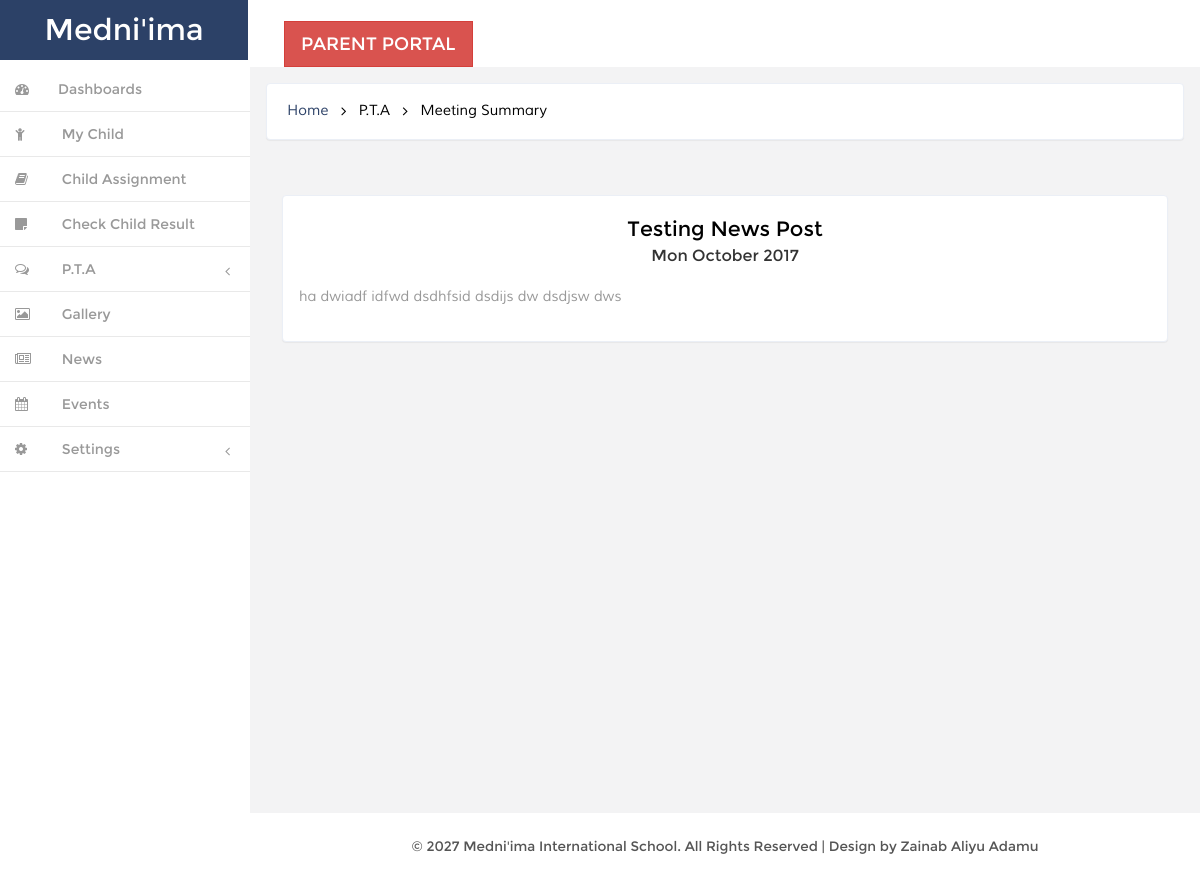
Screenshot of /parent/pta-news-details.php?nid=2 (signed in) with the database file from the repository.
### tables this page shows
CREATE TABLE IF NOT EXISTS `tblptanews` (
  `id` int(11) NOT NULL,
  `title` varchar(250) NOT NULL,
  `content` text NOT NULL,
  `image` text NOT NULL,
  `date` datetime NOT NULL,
  `last_update` timestamp NOT NULL DEFAULT CURRENT_TIMESTAMP ON UPDATE CURRENT_TIMESTAMP
);

### controller/header.php (called while the page is built, shortened)
<?php
require_once __DIR__ . '/config.php';
if(($db=="" || $db->connect_error))
{
    header("Location: /installation/");
}
else{
include __DIR__ . '/func.php';
$iSMartFUN = new Ismart_Controller($db);
}
?>

### controller/func.php (called while the page is built, shortened)
<?php
class Ismart_Controller {
	var $db;
	function __construct($db){
		$this->db = $db;
            	}
public function getTRows($table,$conditions = array()){
		$sql = 'SELECT ';
		$sql .= array_key_exists("select",$conditions)?$conditions['select']:'*';
		$sql .= ' FROM '.$table;
		if(array_key_exists("where",$conditions)){
			$sql .= ' WHERE ';
			$i = 0;
			foreach($conditions['where'] as $key => $value){
				$pre = ($i > 0)?' AND ':'';
				$sql .= $pre.$key." = '".$value."'";
				$i++;
			}
		}
		$result = $this->db->query($sql);
		if(array_key_exists("return_type",$conditions) && $conditions['return_type'] != 'all'){
			switch($conditions['return_type']){
				case 'single':
					$data = $result->fetch_object();
					break;
			}
		}else{
			if($result->num_rows > 0){
				while($row = $result->fetch_object()){
					$data[] = $row;
				}
			}
		}
		return !empty($data)?$data:false;
	}
}
?>

### parent/pta-news-details.php (the view, shortened to what this page needs)
<?php
include ("engine/header.php");
include ("engine/tophead.php");
$nid=intval($_GET['nid']);
$get_new_condition['where'] = array('id' =>$nid);
$get_new_condition['return_type'] = 'single';
$result = $iSMartFUN->getTRows("tblptanews",$get_new_condition);
if($result)
{
?>
		    <div class="banner">
		    	<h2>
			<a href="index.php">Home</a>
			<i class="fa fa-angle-right"></i>
				<span>P.T.A</span>
                <i class="fa fa-angle-right"></i>
                <span>Meeting Summary</span>
				</h2>
		    </div>
 	 <br>
    <div class="blank">
       <div class="asked">
       <div class="questions">
				<h5 class="text-center"><?php echo htmlentities(ucwords($result->title));?></h5>
	        	<div class="text-center"><?php echo htmlentities(date('D F Y',strtotime($result->date)));?></div>
                <p><?php echo htmlentities($result->content);?></p>
	        </div>
        </div>
        </div>
   <?php include("design/footer.html");}else{
	$login_url=''.SITE_URL.'error';
    header("Location: $login_url");
   }?>

### res/css/style.css (style rules this page uses)
h4, h5, h6, h1, h2, h3 { margin: 0; }
ul, ol { margin: 0;padding: 0; }
p { margin: 0; }
html, body { font-family:'Montserrat-Regular'; font-size: 100%; background:#F3F3F4; overflow-x: hidden; }
body a { transition:0.5s all; -webkit-transition:0.5s all; -moz-transition:0.5s all; -o-transition:0.5s all; -ms-transition:0.5s all; }
div#wrapper { background-color: #fff; }
.navbar-default.sidebar { background-color: #fff; }
h1 a.navbar-brand { color: #fff !important; font-size: 30px; font-weight: 500; padding: 20px 0px; background: #2c4167; text-align: center; width:248px; height: 60px; }
i.nav_icon { color: #fff; margin-right:6px; }
.sidebar ul li a { color: #999; font-size:14px; }
.hvr-bounce-to-right { display: inline-block; vertical-align: middle; -webkit-transform: translateZ(0); transform: translateZ(0); box-shadow: 0 0 1px rgba(0, 0, 0, 0); -webkit-backface-visibility: hidden; backface-visibility: hidden; -moz-osx-font-smoothing: grayscale; position: relative; -webkit-transition-property: color; transition-property: color; -webkit-transition-duration: 0.5s; transition-duration: 0.5s; }
.hvr-bounce-to-right:before { content: ""; position: absolute; z-index: -1; top: 0; left: 0; right: 80%; bottom: 0; background:#7f8c8d; -webkit-transform: scaleX(0); transform: scaleX(0); -webkit-transform-origin: 0 50%; transform-origin: 0 50%; -webkit-transition-property: transform; transition-property: transform; -webkit-transition-duration: 0.5s; transition-duration: 0.5s; -webkit-transition-timing-function: ease-out; transition-timing-function: ease-out; }
.nav > li > a { color: #999; font-weight:500; padding: 0px 20px 0px 0px; font-size: 0.85em; border-bottom: 1px solid #E9E9E9; }
.nav > li > a i { margin-right: 14px; }
i.nav_icon { color: #999; padding: 15px; width: 44px; height: 44px; }
span.fa.arrow { margin-top: 17px; }
@media (min-width: 768px) { #page-wrapper { position: inherit; margin: 0 0 0 240px; min-height: 1000px; } }
.content-main { background-color: #F3F3F4; padding-top: 1em; }
.full-top { float:left; }
.border-bottom { background-color: #fff; }
.full-left { float: left; width: 40%; margin-left: 3%; margin-top: 1.3em; }
.banner { background: #fff; display: block; margin: 0em 1em ; padding:1em; border: 1px solid #ebeff6; border-color: #ebeff6; border-radius: 4px; -webkit-border-radius: 4px; -o-border-radius: 4px; -moz-border-radius: 4px; -ms-border-radius: 4px; -webkit-box-shadow: 0 1px 1px rgba(0,0,0,.05); box-shadow: 0 1px 1px rgba(0,0,0,.05); }
.banner h2 { font-size:0.9em; }
.banner h2 a { color:#2c4167; text-decoration:none; font-family: 'Muli-Regular'; padding:0.3em ; }
.banner h2 span { color:#000; font-family: 'Muli-Regular'; padding:0.3em ; }
.banner h2 i { color:#000; vertical-align:middle; padding:0.3em ; }
.asked { padding: 1em; background: #fff; margin: 1em; border: 1px solid #ebeff6; border-radius: 4px; -webkit-border-radius: 4px; -o-border-radius: 4px; -moz-border-radius: 4px; -ms-border-radius: 4px; -webkit-box-shadow: 0 1px 1px rgba(0,0,0,.05); box-shadow: 0 1px 1px rgba(0,0,0,.05); }
.questions h5 { color: #000; font-size: 1.3em; line-height: 1.6em; }
.questions p { font-size: 0.9em; color: #999; padding:1em 0; line-height: 2em; font-family: 'Muli-Regular'; }
.blank { padding: 1em; min-height: 650px; }
.btn { border-radius: 0px; outline: none; }
.copy { background:#fff; text-align:center; padding:1.5em 0; }
.copy p, .copy-right p { font-size:0.85em; color:#555; }

### res/css/custom.css (style rules this page uses)
#wrapper { width: 100%; }
#page-wrapper { min-height: 568px; }
@media (min-width:768px) { #page-wrapper { position: inherit; margin: 0 0 0 250px; } }
.sidebar .sidebar-nav.navbar-collapse { padding-right: 0; padding-left: 0; }
.sidebar .arrow { float: right; }
.sidebar .fa.arrow:before { content: "\f104"; }
@media (min-width:768px) { .sidebar { z-index: 1; position: absolute; width: 250px; } }

### rows the page displays
tblptanews: title "Testing News Post", date "Mon October 2017", content "ha dwiadf idfwd dsdhfsid dsdijs dw dsdjsw dws"
